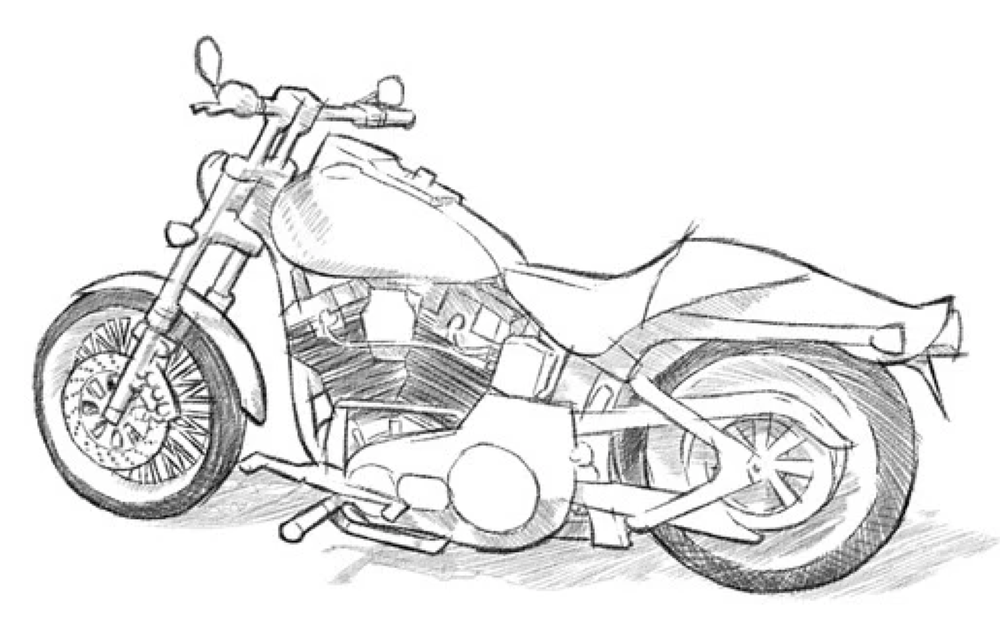
#> input picture 2dto3d/sketches/0/plain.png, 1000 x 628 px, shrunk from 2200 x 1382 before the run; its folder holds 4 pictures in this run
$ python extract_components.py
#> lines starting #> are read from the running program, lines starting #| are printed output that depends on the picture; after the words box and inside, x2 and y2 are one past the last pixel; in counts of white or black regions, pixels touching at a corner belong together
#> in process_folder, plain_img is the input picture: PIL image 1000x628 RGBA; mean R, G, B, A 230.4, 230.3, 230.4, 255
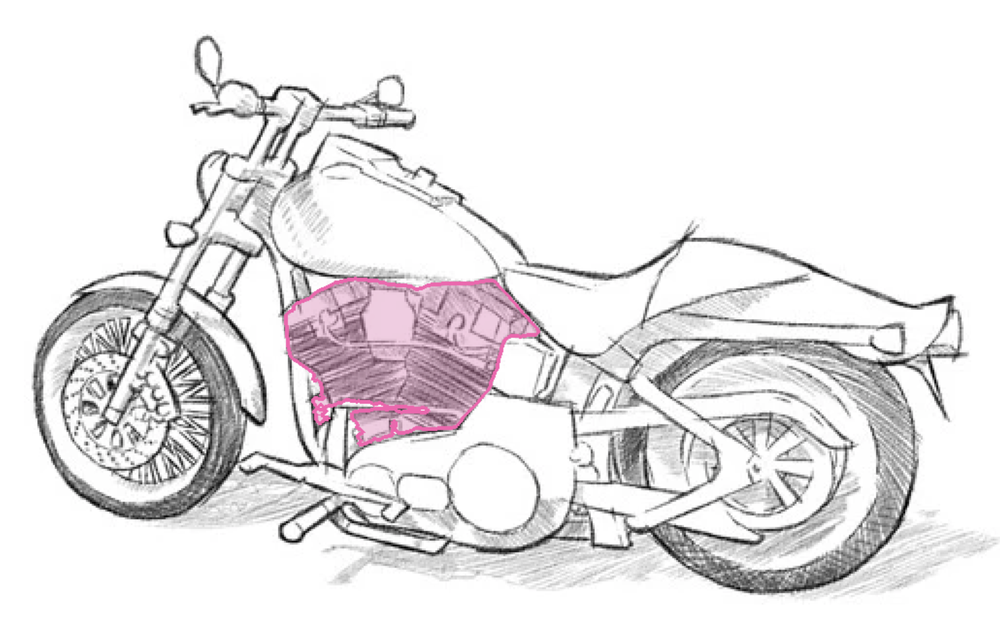
#> input picture 2dto3d/sketches/0/engine.png, 1000 x 628 px, shrunk from 2200 x 1382 before the run
#> in process_folder, labeled_img is the input picture: PIL image 1000x628 RGBA; mean R, G, B, A 231, 228.9, 230.1, 255
#!/usr/bin/env python
"""
create_components.py

Assumed folder structure:
  sketches/
    0/
      plain.png
      seat.png
      wheel.png
      ...
    1/
      plain.png
      engine.png
      ...

For each folder N, this script:
  - Loads plain.png (the original sketch)
  - For every other *.png (label image with colored overlay),
    computes a mask via diff, applies it to plain.png,
    crops to the component's bounding box, and saves it as:
        components/component_{label}.png  (RGBA, transparent background)
"""

from pathlib import Path
from typing import Tuple
import numpy as np
from PIL import Image


ROOT_DIR = Path("sketches")   # change if needed
DIFF_THRESH = 20              # same as in create_masks.py


def compute_mask(plain_img: Image.Image,
                 labeled_img: Image.Image,
                 diff_thresh: int = DIFF_THRESH) -> np.ndarray:
    """
    Compute a binary mask (H, W) where labeled_img differs from plain_img.
    Returns a uint8 array with values 0 or 1.
    """
#> called with diff_thresh = 20
    if plain_img.size != labeled_img.size:
        raise ValueError(f"Image sizes do not match: {plain_img.size} vs {labeled_img.size}")

    arr_plain = np.asarray(plain_img.convert("RGB"), dtype=np.int16)
    arr_label = np.asarray(labeled_img.convert("RGB"), dtype=np.int16)

    diff = np.abs(arr_label - arr_plain)
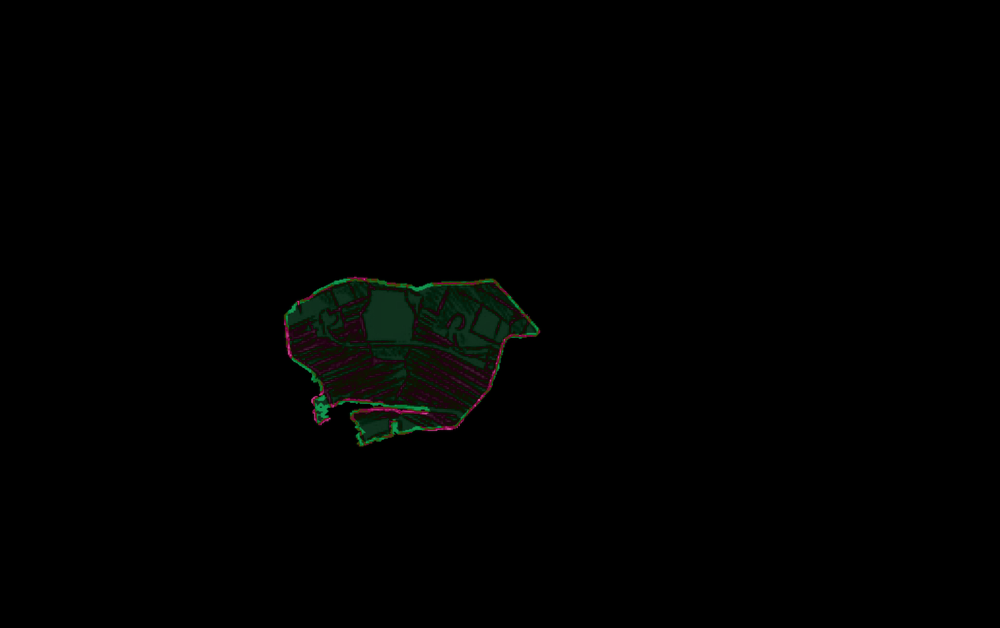
#> diff: shape (628, 1000, 3) int16; mean R, G, B 1, 1.5, 1
    diff_mag = diff.sum(axis=2)  # (H, W)
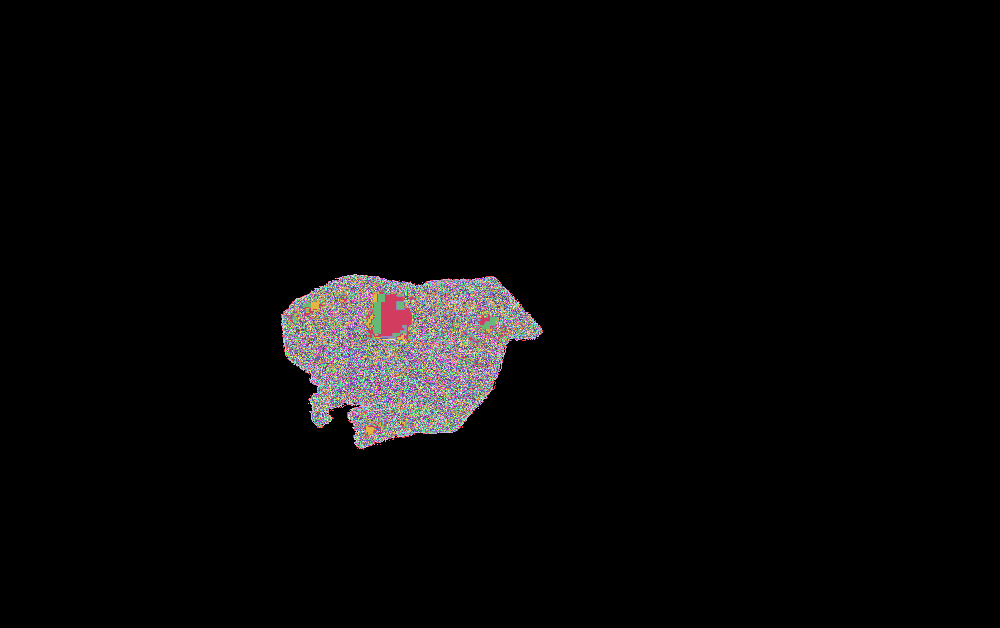
#> diff_mag: shape (628, 1000) int64; 378 distinct labels, from 0 to 433; one colour per label, 0 black
    mask = (diff_mag > diff_thresh).astype(np.uint8)
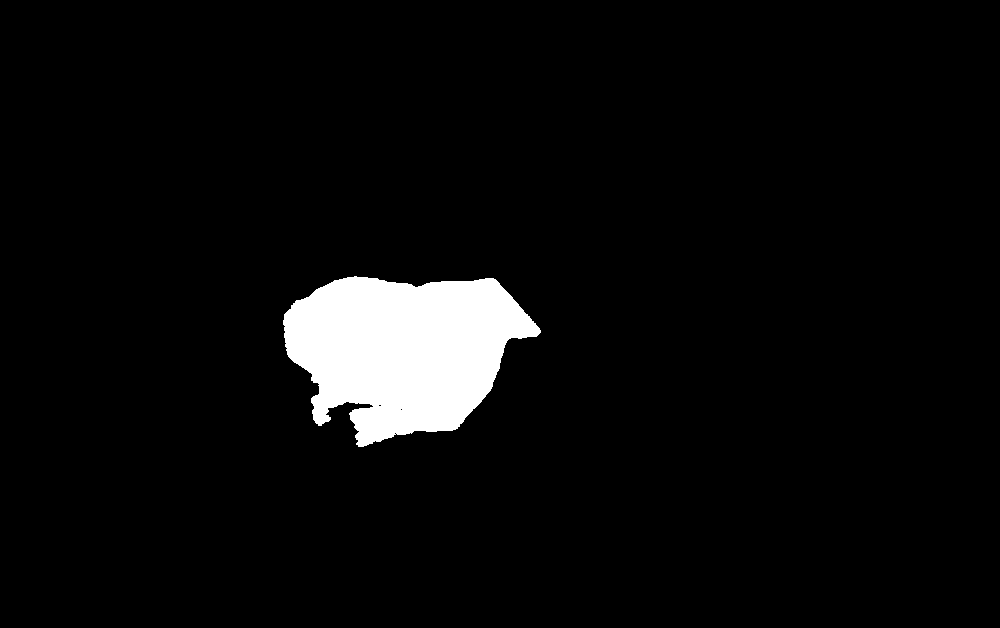
#> mask: shape (628, 1000); values 0 (black) and 1 (white), 4.7% white; 1 white region, box (x1, y1, x2, y2) and area: (283, 276, 541, 447) 29596
    return mask


def extract_component(
    plain_img: Image.Image,
    mask: np.ndarray,
    pad: int = 2
) -> Image.Image:
    """
    Given the plain sketch and a binary mask (0/1) of the component,
    return a cropped RGBA image containing only that component on a
    transparent background.
    """
#> called with pad = 2
    # If mask is empty, just return None
    ys, xs = np.where(mask == 1)
    if len(xs) == 0 or len(ys) == 0:
        return None

    x_min, x_max = xs.min(), xs.max()
#> x_min = 283; x_max = 540
    y_min, y_max = ys.min(), ys.max()
#> y_min = 276; y_max = 446

    # Add a little padding, clamped to image bounds
    w, h = plain_img.size
#> w = 1000; h = 628
    x_min = max(0, x_min - pad)
#> x_min = 281
    y_min = max(0, y_min - pad)
#> y_min = 274
    x_max = min(w - 1, x_max + pad)
#> x_max = 542
    y_max = min(h - 1, y_max + pad)
#> y_max = 448

    # Convert plain image to RGBA
    plain_rgba = plain_img.convert("RGBA")
    arr_plain = np.asarray(plain_rgba)

    # Create transparent canvas
    comp_arr = np.zeros_like(arr_plain)
    comp_arr[..., 3] = 0  # alpha channel = 0 (transparent) everywhere

    # Copy only masked pixels
    comp_arr[mask == 1] = arr_plain[mask == 1]
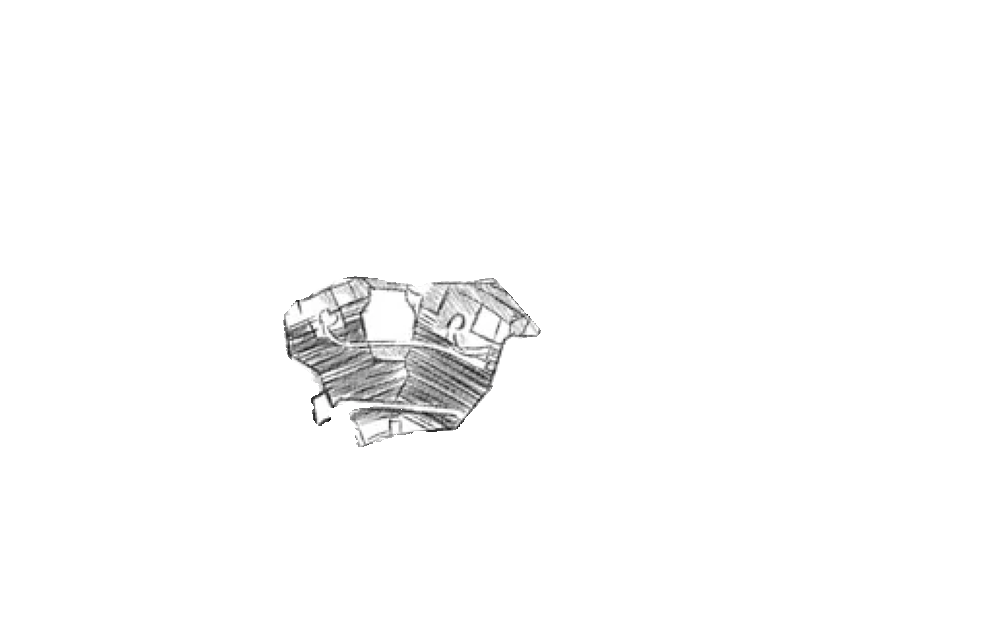
#> comp_arr: shape (628, 1000, 4); mean R, G, B, A 8.6, 8.6, 8.6, 12; transparent parts drawn white

    # Crop to bounding box
    comp_arr_cropped = comp_arr[y_min:y_max + 1, x_min:x_max + 1]
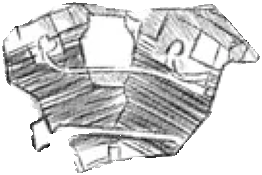
#> comp_arr_cropped: shape (175, 262, 4); mean R, G, B, A 117.6, 117.6, 117.6, 164.6; transparent parts drawn white

    return Image.fromarray(comp_arr_cropped, mode="RGBA")


def process_folder(folder: Path) -> None:
    plain_path = folder / "plain.png"
    if not plain_path.is_file():
        print(f"[skip] {folder} has no plain.png")
        return

    plain_img = Image.open(plain_path)

    # Output directory for components
    comps_dir = folder / "components"
    comps_dir.mkdir(exist_ok=True)

    # All label images except plain.png
    for img_path in sorted(folder.glob("*.png")):
        if img_path.name == "plain.png":
            continue

        label_name = img_path.stem  # e.g. "seat"
        labeled_img = Image.open(img_path)

        try:
            mask = compute_mask(plain_img, labeled_img)
        except ValueError as e:
            print(f"[warn] {img_path}: {e}")
            continue

        component_img = extract_component(plain_img, mask)
        if component_img is None:
            print(f"[warn] {img_path}: empty mask, skipping")
            continue

        out_path = comps_dir / f"component_{label_name}.png"
        component_img.save(out_path)
        print(f"[ok] {out_path}")


def main() -> None:
    if not ROOT_DIR.is_dir():
        raise SystemExit(f"Root directory {ROOT_DIR} not found")

    for sub in sorted(ROOT_DIR.iterdir()):
        if sub.is_dir():
            print(f"=== Processing {sub} ===")
            process_folder(sub)


if __name__ == "__main__":
    main()
